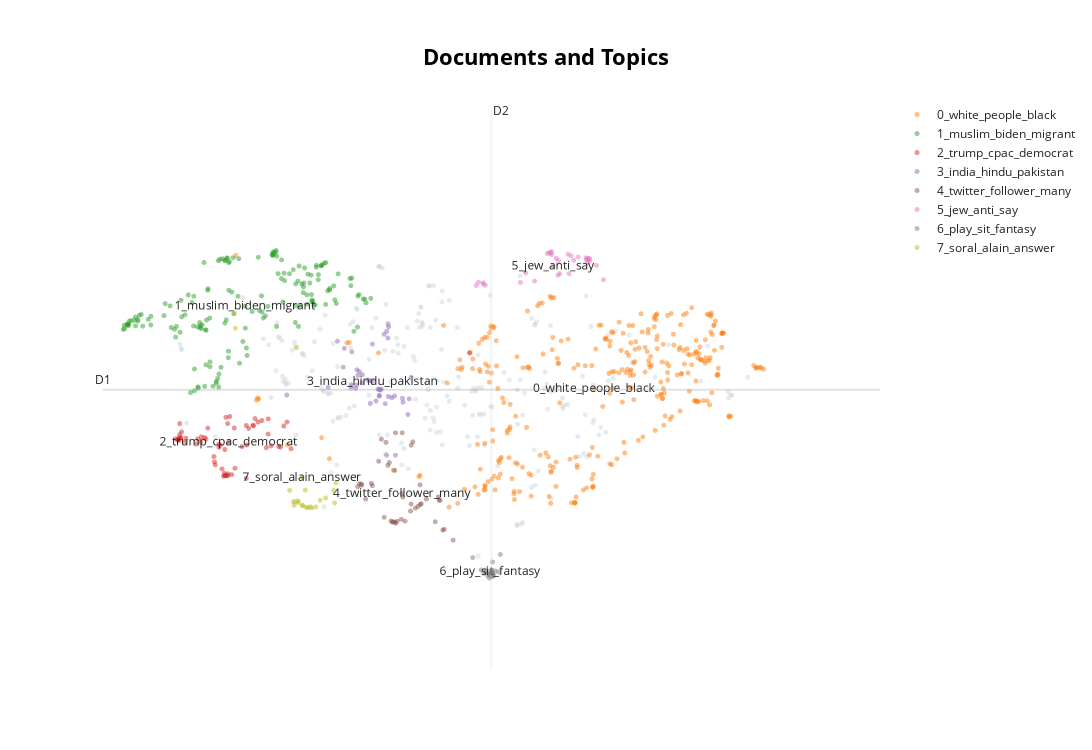

The notebook cell saved with this chart:
### Code cell
model.visualize_documents(tweets)

### Figure 1 — Plotly figure (JSON) as saved in the notebook; plotly's stock layout.template omitted (floating-point values rounded to 4 significant figures; data arrays with more than 128 entries replaced by an {"elided": "..."} marker saying what was removed)
{"data": [{"hoverinfo": "text", "hovertext": {"elided": "207 str values"}, "marker": {"color": "#CFD8DC", "opacity": 0.5, "size": 5}, "mode": "markers+text", "name": "other", "showlegend": false, "type": "scattergl", "x": {"elided": "207 float values"}, "y": {"elided": "207 float values"}}, {"hoverinfo": "text", "hovertext": {"elided": "309 str values"}, "marker": {"opacity": 0.5, "size": 5}, "mode": "markers+text", "name": "0_white_people_black", "text": {"elided": "309 str values"}, "textfont": {"size": 12}, "type": "scattergl", "x": {"elided": "309 float values"}, "y": {"elided": "309 float values"}}, {"hoverinfo": "text", "hovertext": {"elided": "167 str values"}, "marker": {"opacity": 0.5, "size": 5}, "mode": "markers+text", "name": "1_muslim_biden_migrant", "text": {"elided": "167 str values"}, "textfont": {"size": 12}, "type": "scattergl", "x": {"elided": "167 float values"}, "y": {"elided": "167 float values"}}, {"hoverinfo": "text", "hovertext": ["john kohn aka john kerry claim earth nine year", "trump present future republican party plan run", "march nyc mayor de blasio msnbc amp healthy n yers little th", "united remove traitor like party good choice show cpac", "trump want every american read follow time magazine article democrat crook flaunt corruptness know", "warn joe biden radical hud secretary marcia fudge threat america watch like many others biden admin", "rino nikki haley scar show face cpac", "george lincoln rockwell born march assassinate august", "antifa always corporate manufacture product anarcho marxism package sell capitalist impre", "many vote discover georgia tonight watch suitcase ga sen", "show one politician corrupt core", "democrat work harder rebuild c swamp american job", "threat alert radical communist tie nominate secretary interior deb haaland nomination completel", "necessary win election help someone heart big must heart", "trump cpac trumpism mean strong border riot support police nd amendment video", "wa po typical left wing news organization exists harm conservative jeff bezos u power money", "happen look like suitcase democrat ballot show", "trump cpac warmonger liz cheney", "trump slam traitor republican party yes name every last one time take back party", "president trump cpac must voter id republican party actually tackle issue must stop speaki", "guy tune est click link see donald trump cpac address cpac general", "counting stop ballot fairy go work", "george conway lie national tv say know fellow co founder lincoln project well r", "win seat georgia mitt romney go officially declare democrat good riddance", "get teary eyed see elderly veteran show freedom plaza fight trump incredible co", "rino nikki haley scar show face cpac", "time see mike penny truly patriot", "make remain ballot de kalb county must manually scan order tabulate", "shame gop ballot atlanta start come even though poll close five hour ago democrat co", "lincoln project every one work trump admin held accountable action also lp w", "house democrat push cable company big tech get rid conservative news network", "cqfd well totally fire like trump", "one trump lawyer play unedited fine people hoax video debunk front america network", "rashida tlaib give oscar worthy performance house floor favorite line happen january th", "yes trump might decide beat third time usa usa usa", "expose georgia election bribe democrat group caught break federal law bribing georgia voter", "cool story first time radio legendary rush limbaugh right somewhat infamou", "alert communist senator chris murphy connecticut national security threat murphy infiltrate senate fo", "cnn rest liberal medium fake plan attack today u capitol go today", "jake tapper dnc operative expose wikileaks left wing hack nerve say kaleigh mc ne", "greta thunberg expose creation powerful marxist soros back ngo al gore amp", "ryan girdusky lincoln project part grift part groom operation john weaver", "trump take stage cpac love president", "already election need mike penny stop democrat steal", "end every trump speech music come help get dance president give much ho", "watch president trump take stage cpac give burst joy hope", "uncle mla aunt vice president", "gayle oprah paid pr harry witch", "long machine shut georgia night", "entire world watch trump cpac", "one president trump told u corruption go take place georgia right free", "surprised new age neo marxist refuse join take wall street crook", "president run third term cpac", "trump one address illegal immigration cpac republican party wake f", "donald trump jr gov cuomo get emmy send grandma death gov de santis get hell open beach h", "flag ny dems let let one credible scandal distract another credible disa", "year ago today one america great patriot hero born born bloomington illinois", "thought hillary aka schrillary clinton new book welcome", "entire world watch trump cpac", "gab run beautifully thank msm announce moment hate fo", "love trigger left amaze marjorie taylor greene look one strong conservative woman scare", null], "marker": {"opacity": 0.5, "size": 5}, "mode": "markers+text", "name": "2_trump_cpac_democrat", "text": ["", "", "", "", "", "", "", "", "", "", "", "", "", "", "", "", "", "", "", "", "", "", "", "", "", "", "", "", "", "", "", "", "", "", "", "", "", "", "", "", "", "", "", "", "", "", "", "", "", "", "", "", "", "", "", "", "", "", "", "", "", "2_trump_cpac_democrat"], "textfont": {"size": 12}, "type": "scattergl", "x": [2.676, 2.28, 2.898, 2.72, 3.119, 2.801, 2.513, 3.44, 5.657, 2.809, 2.719, 3.067, 2.845, 2.754, 2.251, 3.297, 2.788, 2.551, 2.565, 2.267, 2.238, 2.772, 3.329, 2.782, 2.318, 2.47, 2.66, 2.795, 2.82, 2.988, 3.177, 2.505, 3.221, 2.45, 2.259, 2.824, 3.122, 2.821, 3.142, 3.039, 3.478, 3.419, 2.248, 2.666, 2.331, 2.248, 2.788, 3.274, 3.039, 2.21, 2.906, 3.516, 2.258, 2.27, 2.588, 2.731, 3.564, 3.044, 2.236, 2.868, 3.295, 2.832], "y": [13.09, 13.69, 13.76, 13.47, 13.82, 13.96, 13.6, 13.42, 15.13, 12.89, 13.41, 13.76, 13.97, 13.02, 13.58, 13.93, 12.9, 13.59, 13.56, 13.58, 13.56, 12.88, 13.44, 12.94, 13.51, 13.57, 13.24, 12.9, 12.89, 13.43, 13.87, 13.51, 13.9, 13.47, 13.84, 12.93, 13.8, 13.84, 13.94, 13.81, 13.8, 13.43, 13.56, 13.15, 13.58, 13.53, 13.37, 13.4, 12.85, 13.56, 13.03, 13.87, 13.64, 13.59, 13.76, 13.45, 13.39, 13.45, 13.55, 12.91, 13.65, 13.51]}, {"hoverinfo": "text", "hovertext": ["medium want believe hundred people freedom reclaim", "two private school girl adelaide appear film hang black baby doll give part", "friend let support dear friend let solidarity problem account friend get notification", "tell everyone year ever give scandinavian brother sister war th", "savitri devi write numerous time determine quality person people view", "islamic pakistan medium blackout muslim destroy another hindu temple pakistan modi caa give citizenship persecute", "sharia pakistan little hindu girl pakistan abduct beg india modi protection islamic ca", "inter n national c chutiya", "friend india please contact help expose left coordinate attack country indian fa", "agree ignoramus toby young free describe journalist illiterate make", "india innovative thrust jai swadeshi", "modi ji slogan self reliance penetrate even among love couple", "happy republic day india america stand care deeply war jihadis amp left wag country amp", "really modi ji get credit rejuvenation include go journey become possible", "rahul gandhi big asset bjp", "shameful samuel paty style threat head school bow violent jihad mob parent issue apology su", "warn biden terror tie hijabi appointee sameera fazili threat u amp india fazili member stand kash", "australian student year behind average chinese student sat test year behind", "facebook ban gay ex muslim iraq life germany one photo show kiss man", "g link anon r pls research post u find fault let know learn hhx news clipping lie flie", "south australia trinity college apologise video circulate show student school hang black", "time fix mukhtar ansari salwar peeli", "lgbt deviant disrespect kaaba bo azi university detain", "associate every work r interest country mithun chakraborty", "terrorist attack india islamic mob drag hindu rinku sharma home slaughter front parent wh", "u bulat home pawri ho rai hai", "ok theek hai", "day since kashmiri hindu turn away home let sink", "america pay attention coordinate global attack india left radical launch campaign destr", "case prima facie seem fault delivery boy kamaraj hitesha pull whole", "holy place vrindavan cm shri ji hon union jal shakti minister shri water power", "cnrs investigate sa bouamama via", "sucial science uba must close", "pride india rajputana chittorgarh fort", "u press reporting muslim girl father lie samuel paty start campaign get", "downfall one kill sadhu insult woman certain parambir singh anil deshmukh uddhav thackeray sanjay raut ht", "final round shivgaan competition full swing across maharashtra eve chhatrapati shivaji maharaj birth anniversary umbrella", "try tell everyone year matter nothing good enough crea", "fund dedication shri ram mandir zomato pizza hut domino swiggy mango shopkeeper", "heard psycho back send agra soon", "year delhi trouble riot delhi ankit rinku sharma kill jihadis delhi", "hindu le sikh today e hoist flag religion red fort", null], "marker": {"opacity": 0.5, "size": 5}, "mode": "markers+text", "name": "3_india_hindu_pakistan", "text": ["", "", "", "", "", "", "", "", "", "", "", "", "", "", "", "", "", "", "", "", "", "", "", "", "", "", "", "", "", "", "", "", "", "", "", "", "", "", "", "", "", "", "3_india_hindu_pakistan"], "textfont": {"size": 12}, "type": "scattergl", "x": [4.972, 4.7, 4.684, 4.701, 4.934, 4.4, 4.337, 4.599, 4.268, 3.514, 4.705, 4.876, 4.598, 4.87, 4.779, 4.518, 4.176, 4.685, 4.189, 3.998, 4.656, 4.271, 4.277, 4.95, 4.364, 4.747, 4.668, 4.463, 4.334, 4.321, 4.585, 4.56, 4.494, 4.597, 4.108, 4.397, 4.613, 4.708, 4.621, 4.788, 4.348, 4.49, 4.521], "y": [14.69, 15.4, 13.27, 15.66, 14.01, 14.74, 14.82, 14.36, 14.55, 14.37, 14.34, 14.23, 14.34, 14.31, 14.35, 15.29, 14.87, 15.52, 15.21, 14.5, 15.47, 14.51, 15.15, 14.29, 14.79, 14.32, 14.21, 14.64, 14.54, 14.48, 14.47, 14.25, 14.21, 14.47, 15.34, 14.59, 14.46, 15.61, 14.47, 13.27, 14.72, 14.63, 14.61]}, {"hoverinfo": "text", "hovertext": ["idea guy god work love see clip float around", "know many people receive permanent ban social medium account express concern drag", "anyway would never stop repeat place woman tiktok quite simply", "post need many many million view share many people", "new normal watchword great reset", "create beast finally bring", "covid warn yr old survivor call resistance recur fascism tend hold onto rather magical amp", "anyone think create video channel want deal tube censorship bit chute shitty", "post need many many million view share many people", "mdrrrr see pair look like clutch pedal", "neat idea fiction novel anyone interested write bunch retire sof operator use", "twitter purge account every single day add follower year instead lose follow", "see yet another major purge go today linktree find place", "amaze article people write two year ago show ten thousand follower", "recent psych science paper use national iq predict stuff ran simple probability calculation measur", "bought paid", "book write", "heal unity creature", "amazon dictate ebooks online book sale audiobooks sale head thi", "lose follower twitter seem like tolerant free speech love place", "good news would prefer rehabilitation center", "daniel year old athletic intensive care bfm tv manipulation", "go leclerc reimburse x psk difference found penny product cheaper htt", "great many level", "great reset spring cleaning episode free extract", "start reimburse ruin fn", "shakespeare sex arcuri johnson read shakespeare sex sofa london mayo", "watch first part minute great reset great reset spring cleaning great r", "warn left wing fight morph pandemic lockdown climate lockdown climate lockdown private vehicle use b", "disability heval", "video deserves every thumb get", "think twitter allow certain conservative account maintain follower erase account like min", "might audio version concept odysee channel find someone want put together vid", "twitter thousand retweets twitter dozen retweets twitter new follower daily twitter followe", "actually interviewed tube channel couple year ago gotten thousand view", "every day come onto twitter lose another hundred follower add follower two year", "plz support student amp part campaign", "friend india website story rinku sharma block twitter however continue", "people bailing tube switch lbry odysee", "know many purge account able survive account survive night", "delete first one get ratio ed hard uploaded new one allow", "great reset big cleaning episode great reset health", null], "marker": {"opacity": 0.5, "size": 5}, "mode": "markers+text", "name": "4_twitter_follower_many", "text": ["", "", "", "", "", "", "", "", "", "", "", "", "", "", "", "", "", "", "", "", "", "", "", "", "", "", "", "", "", "", "", "", "", "", "", "", "", "", "", "", "", "", "4_twitter_follower_many"], "textfont": {"size": 12}, "type": "scattergl", "x": [5.302, 4.737, 4.901, 5.022, 4.365, 4.677, 4.623, 5.291, 5.053, 4.973, 5.255, 4.763, 4.439, 4.964, 5.08, 4.874, 5.345, 4.592, 5.359, 4.791, 4.7, 4.78, 4.517, 5.077, 4.346, 4.506, 5.465, 4.391, 4.789, 4.717, 5.091, 4.752, 5.31, 4.856, 5.151, 4.809, 4.868, 4.781, 4.992, 4.656, 4.972, 4.389, 4.865], "y": [12.46, 12.07, 12.07, 12.3, 12.75, 13.5, 13.56, 12.51, 12.34, 13.45, 12.06, 12.05, 12.47, 12.25, 12.37, 12.5, 11.9, 13.16, 11.92, 12.03, 13.08, 12.99, 12.71, 12.73, 12.69, 12.76, 11.72, 12.72, 13.68, 13.13, 12.38, 12.05, 12.45, 12.1, 12.47, 12.07, 13.68, 12.05, 13.51, 12.14, 12.38, 12.74, 12.57]}, {"hoverinfo": "text", "hovertext": ["myth semitic armenoid story", "say denounce anti semitism jew say video link", "semite member people speak spoke semitic language include particular jew", "old south wealthy white allied jewish merchant pamper color slave class mass poor white", "people draw comparison jeffrey epstein lincoln project", "remember allow even much question woman story story holocaust told", "white people say jew white consider anti semitism jew say", "try say jew one lead impeachment", "new swedish school report jew malm enemy arab student craze hitler today", "social zionism wreak havoc suburb national zionism reap benefit", "get align hebrew mythology story", "take name main parasitic beneficiary anti semitism journalistic investigation", "well jew allow hate white people white people allow hate jew", "identity generation techouva anti semitism anti zionism place u", "ric dupond moretti act submit zionist lobby via", "lol say republican today like jewish holocaust apparently", "community say black jew operate together coordinate effort dismiss bigotry r", "harassment violence impersonation zionism ulcan trial via", "hebrew mythology make race slave benefit", "hell holocaust denial illegal place mean illegal simply say something like loo", "try say jew stock market beating game anti semitism", "law anti white law anti jewish white people really wer", "daily reminder jew perfect people never commit crime certainly war crime", "average people need start ask okay jew anti white okay white", "collect coin like jew anti semitic humor slippage elect official sarcelles see", "try say jew one lead impeachment", "abrahamic summit jew pope interfaith meeting iraq", "amaze often jew involve significant world event", "literally every single time hear someone spray paint swastika synagogue end hoax lit", "whenever biden speaks know semitic armenoid handler speak instead", "white people say jew white consider anti semitism jew say", null], "marker": {"opacity": 0.5, "size": 5}, "mode": "markers+text", "name": "5_jew_anti_say", "text": ["", "", "", "", "", "", "", "", "", "", "", "", "", "", "", "", "", "", "", "", "", "", "", "", "", "", "", "", "", "", "", "5_jew_anti_say"], "textfont": {"size": 12}, "type": "scattergl", "x": [6.714, 6.813, 7.024, 7.227, 6.317, 6.42, 7.025, 6.62, 6.254, 5.818, 6.694, 5.817, 7.065, 5.843, 5.762, 6.932, 7.145, 5.734, 6.824, 7.035, 6.673, 7.063, 6.879, 7.045, 6.621, 6.597, 6.601, 6.7, 6.846, 6.569, 7.052, 6.636], "y": [16.58, 16.93, 16.83, 16.46, 16.59, 16.44, 16.86, 16.98, 16.42, 16.41, 16.55, 16.39, 16.85, 16.36, 16.42, 16.88, 16.73, 16.36, 16.58, 16.77, 16.86, 16.81, 16.82, 16.86, 16.92, 16.96, 16.94, 16.81, 16.9, 16.94, 16.83, 16.71]}, {"hoverinfo": "text", "hovertext": ["play wolter kroes viva hollandia", "play f aschtb nkler partyplanet", "play nicole wonderful", "ptdrrrr nintendo schwitz", "play semino rossi alone tonight", "play fantasy casanova", "play hansi hinterseer god life earth", "play bobby day rockin robin", "play lisa del bo pearl like", "get ro pfp would sit one bestie", "play various artist fanfare hunger thirst", "play hut jordan jay idetto mood", "play django wagner de muzikant", "play snollebollekes springen nondeju nd bass remix", "play jayh nice day", "bose dk sit naked", "play luc steeno played accordion", "play richard anthony j entends siffler le train version remastered", "play anja speak silver silent gold", "play bob benny love anyway", "play sugarfree fantasy", "anyone else clubhouse join wonder u", null], "marker": {"opacity": 0.5, "size": 5}, "mode": "markers+text", "name": "6_play_sit_fantasy", "text": ["", "", "", "", "", "", "", "", "", "", "", "", "", "", "", "", "", "", "", "", "", "", "6_play_sit_fantasy"], "textfont": {"size": 12}, "type": "scattergl", "x": [5.897, 5.792, 5.956, 5.824, 5.927, 5.923, 5.916, 5.905, 5.925, 6.019, 5.869, 5.929, 5.89, 5.847, 5.995, 5.852, 5.884, 5.92, 5.942, 5.925, 5.92, 5.695, 5.898], "y": [11.1, 11.18, 11.16, 11.12, 11.32, 11.14, 11.06, 11.12, 11.12, 11.46, 11.08, 11.09, 11.03, 11.13, 11.14, 11.18, 11.1, 11.06, 11.08, 11.12, 11.15, 11.4, 11.15]}, {"hoverinfo": "text", "hovertext": ["didier raoult must stop war press release say go die", "panic kitchen rebel restaurateur deprive aid bruno le maire via", "piece bravery alain soral ntm alain soral fr jus", "celebration napoleon bicentenary disturb laughter minister woman elisabeth moreno", "panic kitchen rebel restaurateur deprive aid bruno le maire", "peugeot affair documentary available vo kontre kulture", "meryeminelindentut", "see episode", "afghanistan saudi arabia dream afternoon b ziers lidl supermarket avenue de badones", "soral answer episode alexandre langlois", "dr louis fouch hold bonus", "race alain soral fr jus may", "france freak theory small bubble heat pan water first surface", "soral answer episode alain soral family program st phane douard", "soral answer erfm twenty fourth batch", "piece bravery alain soral russie toulon", "alain soral answer pierre de brague question understand era compensation complacency", "alain soral transition formal logic concrete logic", "franco albrecht neo nazi terrorist disguise syrian migrant victor young repentant lfi return v", "marcel obama lukashenko karine lacombe fourtillan student", "philippe de maistre courageous priest people respect health dictatorship", "quite simply interest le", null], "marker": {"opacity": 0.5, "size": 5}, "mode": "markers+text", "name": "7_soral_alain_answer", "text": ["", "", "", "", "", "", "", "", "", "", "", "", "", "", "", "", "", "", "", "", "", "", "7_soral_alain_answer"], "textfont": {"size": 12}, "type": "scattergl", "x": [3.731, 3.589, 3.7, 3.647, 3.6, 3.76, 2.911, 4.074, 2.9, 3.807, 4.091, 3.745, 3.65, 3.79, 3.969, 3.699, 3.906, 3.854, 3.629, 3.547, 3.617, 4.064, 3.695], "y": [12.63, 12.42, 12.36, 12.44, 12.35, 12.31, 15.58, 12.4, 15.86, 12.31, 12.77, 12.32, 12.4, 12.33, 12.49, 12.35, 12.45, 12.33, 15.23, 12.63, 12.43, 12.63, 12.86]}], "layout": {"annotations": [{"showarrow": false, "text": "D1", "x": 1.356, "y": 14.46, "yshift": 10}, {"showarrow": false, "text": "D2", "x": 5.913, "xshift": 10, "y": 19.55}], "height": 750, "shapes": [{"line": {"color": "#CFD8DC", "width": 2}, "type": "line", "x0": 5.913, "x1": 5.913, "y0": 9.375, "y1": 19.55}, {"line": {"color": "#9E9E9E", "width": 2}, "type": "line", "x0": 1.356, "x1": 10.47, "y0": 14.46, "y1": 14.46}], "title": {"font": {"color": "Black", "size": 22}, "text": "<b>Documents and Topics", "x": 0.5, "xanchor": "center", "yanchor": "top"}, "width": 1200, "xaxis": {"visible": false}, "yaxis": {"visible": false}}}
